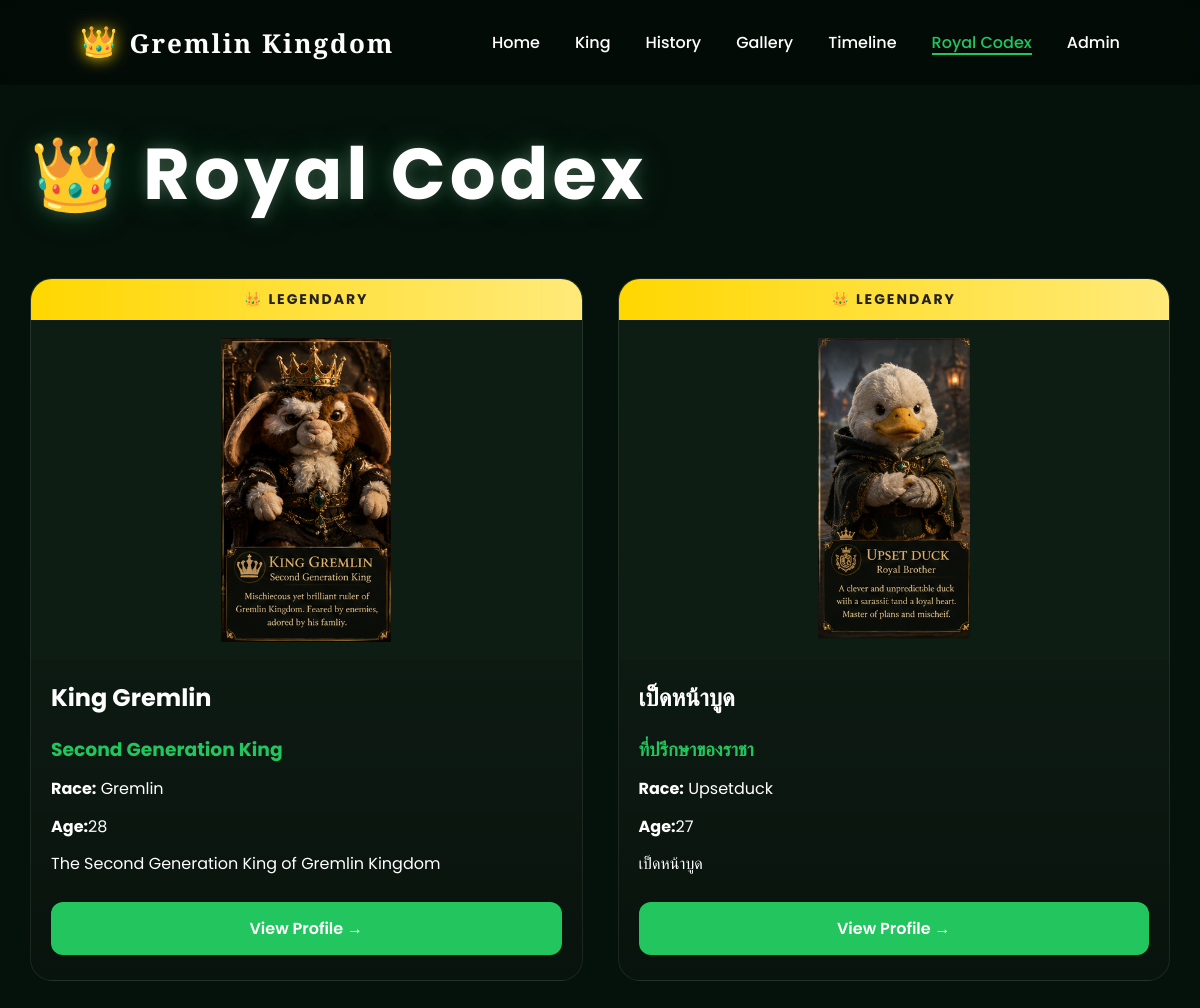
The page /codex on the database its author committed.
### tables this page shows
CREATE TABLE characters (
    id INTEGER PRIMARY KEY AUTOINCREMENT,
    name TEXT NOT NULL,
    title TEXT,
    race TEXT,
    age INTEGER,
    description TEXT,
    image TEXT
, home TEXT, relationship TEXT);

### main.py (the view)
@app.get("/codex")
async def codex(request: Request):
   conn = get_connection ()
   cursor = conn.cursor()
   cursor.execute ("""
            SELECT *
            FROM characters
            ORDER BY id
    """)
   characters = cursor.fetchall()
   conn.close()
   return templates.TemplateResponse(
       request=request,
       name="codex.html",
         context={
            "characters": characters
        }
   )

### templates/codex.html
{% extends "base.html" %}
{% block content %}
<section class="codex">
    <h1>👑 Royal Codex</h1>
    <div class="card-container">
        {%for character in characters%}
        <div class="character-card">
            <div class="rarity">👑 LEGENDARY</div>
            <img src="{{character['image']}}" alt="{{character['name']}}">
            <h2>{{character["name"]}}</h2>
            <h3>{{character["title"]}}</h3>
            <p><strong>Race:</strong> {{character["race"]}}</p>
            <p><strong>Age:</strong>{{character["age"]}} </p>
            <p>{{character["description"]}}</p>
            <a href="/character/{{character['id']}}" class="profile-btn">View Profile → </a>
        </div>
        {%endfor%}
    </div>
</section>
{% endblock %}

### templates/base.html (shortened to what this page needs)
<!DOCTYPE html>
<html lang="en">
<head>
    <link rel="stylesheet" href="/static/css/style.css">
</head>
<body>
    <nav>
        <div class="logo">
            <span class="crown">👑</span>
            <span class="logo-text">
                Gremlin Kingdom
            </span>
        </div>
        <ul>
            <li><a href="/" class="{%if request.url.path == '/'%}active {%endif%}">Home </a> </li>
            <li><a href="/king" class="{% if request.url.path == '/king' %}active{% endif %}">
                    King
                </a></li>
            <li><a href="/history" class="{% if request.url.path == '/history' %}active{% endif %}">
                    History
                </a></li>
            <li><a href="/gallery" class="{% if request.url.path == '/gallery' %}active{% endif %}">
                    Gallery
                </a></li>
            <li><a href="/timeline" class="{% if request.url.path == '/timeline' %}active{% endif %}">
                    Timeline
                </a></li>
            <li><a href="/codex" class="{% if request.url.path == '/codex' %}active{% endif %}">
                    Royal Codex
                </a></li>
            <li><a href="/admin" class="{% if request.url.path == '/admin' %}active{% endif %}">
                    Admin
            </a></li>
        </ul>
    </nav>
    {% block content %}
    {% endblock %}
</body>
</html>

### static/css/style.css (style rules this page uses)
* { margin: 0; padding: 0; box-sizing: border-box; }
body { font-family: 'Poppins', sans-serif; background: #05110b; color: white; }
nav { position: fixed; width: 100%; padding: 20px 80px; display: flex; justify-content: space-between; align-items: center; background: rgba(0, 0, 0, .35); backdrop-filter: blur(10px); z-index: 9999; }
.logo { font-size: 26px; list-style: none; gap: 35px; }
nav li { cursor: pointer; transition: .3s; }
nav ul { display: flex; list-style: none; gap: 35px; margin: 0; padding: 0; }
.logo { display: flex; align-items: center; gap: 12px; }
.logo-text { font-family: 'Cinzel', serif; font-size: 26px; font-weight: 800; letter-spacing: 2px; color: white; }
.crown { font-size: 30px; filter: drop-shadow(0 0 8px gold); }
nav a { display: inline-block; color: white; text-decoration: none; font-weight: 500; transition: .3s; position: relative; }
nav a::after { content: ""; position: absolute; left: 0; bottom: 0px; width: 0%; height: 2px; background: #22c55e; transition: width .35s ease; }
nav a.active { color: #22c55e; }
nav a.active::after { width: 100%; }
.codex { max-width: 1200px; margin: auto; padding: 120px 30px; }
.codex h1 { font-size: 72px; letter-spacing: 4px; text-shadow: 0 0 15px rgba(255, 255, 255, .2), 0 0 35px rgba(34, 197, 94, .25); }
.card-container { display: grid; grid-template-columns: repeat(auto-fit, minmax(280px, 1fr)); gap: 35px; margin-top: 50px; }
.character-card { background: linear-gradient( 180deg,#15281d,#0a130e ); border-radius: 20px; overflow: hidden; transition: .35s; border: 1px solid rgba(255, 255, 255, .08); }
.character-card img { width: 100%; height: 340px; object-fit: contain; object-position: center; background: #0d1d13; padding: 18px; display: block; transition: .4s; }
.character-card h2 { margin: 20px; }
.character-card h3 { margin: 0 20px; color: #22c55e; }
.character-card p { margin: 12px 20px; line-height: 1.6; }
.character-card { background: linear-gradient(180deg, #112218, #09130d); border: 1px solid rgba(255, 255, 255, .08); border-radius: 22px; overflow: hidden; transition: .35s; }
.rarity { background: linear-gradient( 90deg,#FFD700,#FFEA7A ); color: #222; font-weight: 700; text-align: center; padding: 10px; letter-spacing: 2px; font-size: 14px; }
.profile-btn { display: block; margin: 25px 20px; padding: 14px; border-radius: 12px; text-align: center; text-decoration: none; background: #22c55e; color: white; transition: .3s; font-weight: 600; }

### rows shown on the page
characters: image (picture), name "King Gremlin", title "Second Generation King", race "Gremlin", age "28", description "The Second Generation King of Gremlin Kingdom"
characters: image (picture), name "เป็ดหน้าบูด", title "ที่ปรึกษาของราชา", race "Upsetduck", age "27", description "เป็ดหน้าบูด"
